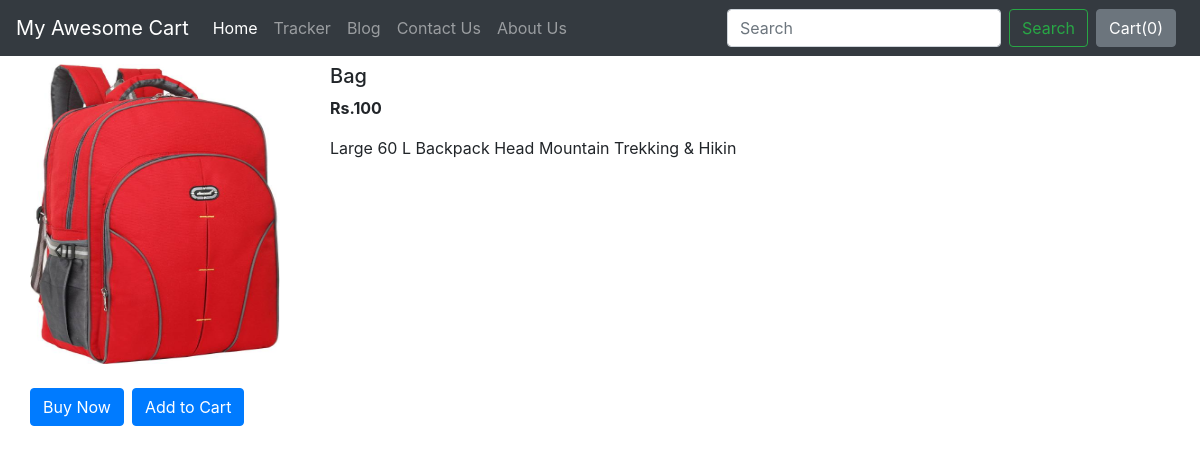
/shop/products/14, run on the app's committed database.
### shop/models.py (models this page shows, shortened)
class Products(models.Model):
    product_id= models.AutoField
    product_name=models.CharField(max_length=30,default='')
    product_desc=models.CharField(max_length=50,default='')
    category = models.CharField(max_length=50,default='')
    subcategory = models.CharField(max_length=50,default='')
    price=models.IntegerField(default=0)
    image=models.ImageField(upload_to='shop/images',default='')

### shop/views.py (the view)
# urls.py: path("products/<int:myid>",views.productView,name='productView'),
def productView(request,myid):
    product = Products.objects.filter(id=myid)
    return render(request,'shop/productView.html',{'product':product[0]})

### shop/templates/shop/productView.html (shortened to what this page needs)
{% extends 'shop/basic.html' %}
{% block body %}
<div class="container my-2">
    <div class="row">
    <div class="col-md-3">
    <div class="row">
        <img src="/media/{{product.image}}" width="250px" height="300px">
    </div>
    <div class="row my-4">
        <button class="btn btn-primary">Buy Now</button>
        <button class="btn btn-primary mx-2">Add to Cart</button>
    </div>
</div>
<div class="col-md-8">
    <h5>{{product.product_name}}</h5>
    <p><b>Rs.{{product.price}}</b></p>
    {{product.product_desc}}
</div>
</div>
</div>
{% endblock %}

### data on the page
Products: image (picture), product_name "Bag", price "100", product_desc "Large 60 L Backpack Head Mountain Trekking & Hikin"
